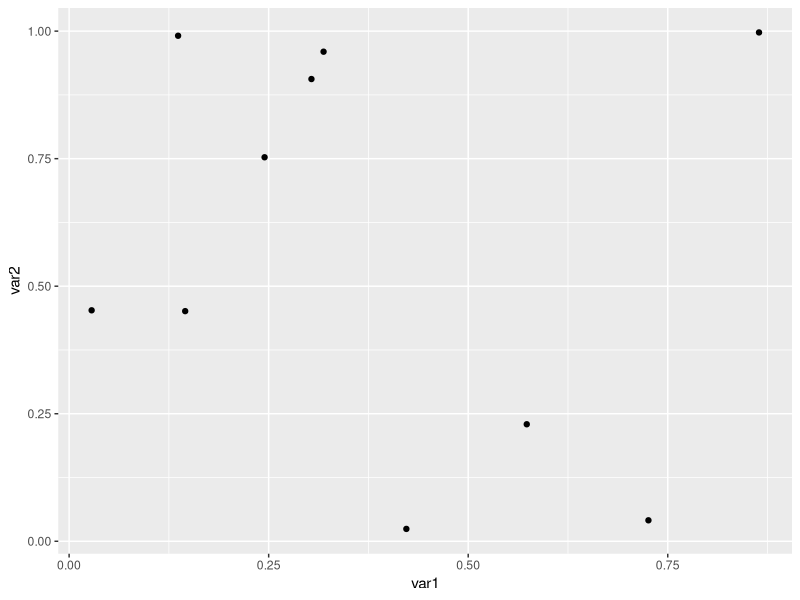

Here is the R script that generated this plot:
## ---- chunk 1
knitr::opts_chunk$set(echo = FALSE)
## ---- chunk 2
library(ggplot2)
var1<-runif(10)
var2<-runif(10)
qplot(x=var1,y=var2)
